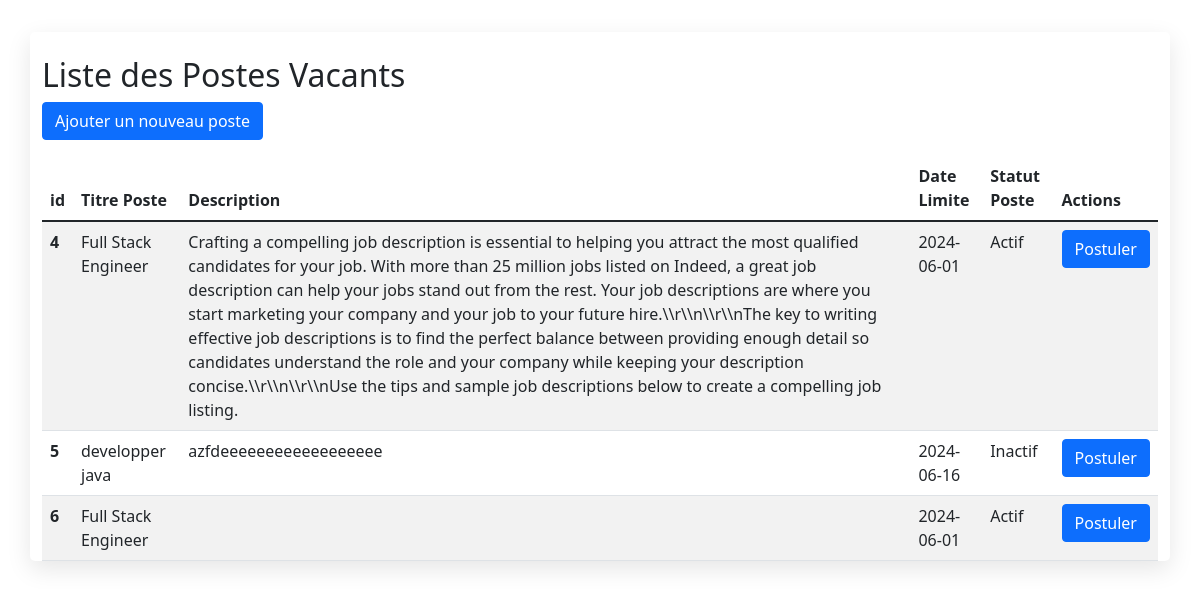
The page /main/listedespostevacant.php on the database its author committed.
### tables this page shows
CREATE TABLE `posts` (
  `id` int(11) NOT NULL,
  `titre_poste` varchar(255) NOT NULL,
  `description` text DEFAULT NULL,
  `date_limite` date DEFAULT NULL,
  `statut_poste` varchar(50) DEFAULT NULL
);

### main/listedespostevacant.php (the view, shortened to what this page needs)
<?php
	require_once('connect.php');
	$ReadSql = "SELECT * FROM `posts`";
	$res = mysqli_query($con, $ReadSql);
?>
<!DOCTYPE html>
<html>
<head>
	<link href="https://cdn.jsdelivr.net/npm/bootstrap@5.1.3/dist/css/bootstrap.min.css" rel="stylesheet">
	<link rel="stylesheet" href="https://stackpath.bootstrapcdn.com/font-awesome/4.7.0/css/font-awesome.min.css">
	<link rel="stylesheet" href="style.css">
</head>
<body>
	<div class="container">
		<div class="row pt-4">
			<h2>Liste des Postes Vacants</h2>
			<a href="ajouter_Poste.php">
				<button class="btn btn-primary">
					Ajouter un nouveau poste
				</button>
			</a>
		</div>
		<table class="table table-striped mt-3">
			<thead>
				<tr>
					<th>id</th>
					<th>Titre Poste</th>
					<th>Description</th>
					<th>Date Limite</th>
					<th>Statut Poste</th>
					<th>Actions</th>
				</tr>
			</thead>
			<tbody>
				<?php while ($r = mysqli_fetch_assoc($res)) { ?>
                    <tr>
    <th scope="row"><?php echo $r['id']; ?></th>
    <td><?php echo $r['titre_poste']; ?></td>
    <td><?php echo $r['description']; ?></td>
    <td><?php echo $r['date_limite']; ?></td>
    <td><?php echo $r['statut_poste']; ?></td>
    <td>
        <a href="candidat\login-form-v1\Login_v1\login_candidat.php" class="btn btn-primary">Postuler</a>
    </td>
</tr>
				<?php } ?>
			</tbody>
		</table>
	</div>
</body>
</html>
</body>
</html>

### main/style.css (style rules this page uses)
.container { margin-top: 2rem; background-color: #fff; border-radius: 5px; box-shadow: 0 .5rem 1.5rem rgba(0, 0, 0, .1); }

### rows shown on the page
posts: id "4", titre_poste "Full Stack Engineer", description "Crafting a compelling job description is essential to helping you attract the most qualified candidates for your job. With more than 25 million jobs listed on Indeed, a great job description can help your jobs stand out from the rest. Your job descriptions are where you start marketing your company and your job to your future hire.\\\\r\\\\n\\\\r\\\\nThe key to writing effective job descriptions is to find the perfect balance between providing enough detail so candidates understand the role and your company while keeping your description concise.\\\\r\\\\n\\\\r\\\\nUse the tips and sample job descriptions below to create a compelling job listing.", date_limite "2024-06-01", statut_poste "Actif"
posts: id "5", titre_poste "developper java", description "azfdeeeeeeeeeeeeeeeeee", date_limite "2024-06-16", statut_poste "Inactif"
posts: id "6", titre_poste "Full Stack Engineer", date_limite "2024-06-01", statut_poste "Actif"
